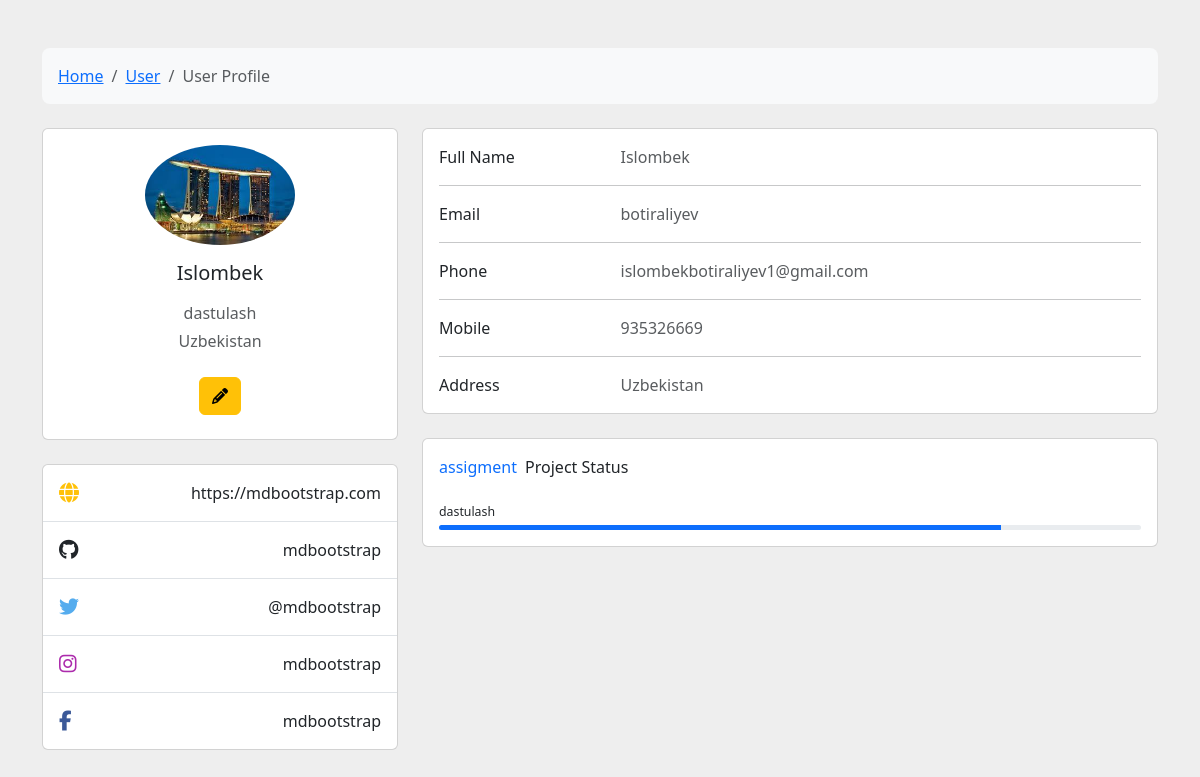
/read/1, run on the app's committed database.
### users/models.py (models this page shows, shortened)
class Student(models.Model):
    name = models.CharField(max_length=100)
    last_name = models.CharField(max_length=100)
    email = models.CharField(max_length=100)
    location = models.CharField(max_length=100)
    hobby = models.ForeignKey(Hobby,on_delete=models.CASCADE,related_name='hoby')
    phone = models.IntegerField()
    image = models.ImageField(upload_to='student_images')

class Hobby(models.Model):
    name = models.CharField(max_length=100)
    def __str__(self):
        return f"{self.name}"

### users/views.py (the view)
# urls.py: path('read/<int:id>',read,name='read'),
def read(request,id):
    student=Student.objects.get(id=id)
    return render(request, 'users/table.html',context={"student":student})

### users/templates/users/table.html (shortened to what this page needs)
{% extends 'base.html' %}
{% block content %}
<section style="background-color: #eee;">
    <div class="container py-5">
      <div class="row">
        <div class="col">
          <nav aria-label="breadcrumb" class="bg-body-tertiary rounded-3 p-3 mb-4">
            <ol class="breadcrumb mb-0">
              <li class="breadcrumb-item"><a href="#">Home</a></li>
              <li class="breadcrumb-item"><a href="#">User</a></li>
              <li class="breadcrumb-item active" aria-current="page">User Profile</li>
            </ol>
          </nav>
        </div>
      </div>
      <div class="row">
        <div class="col-lg-4">
          <div class="card mb-4">
            <div class="card-body text-center">
              <img src="{{student.image.url}}" alt="avatar"
                class="rounded-circle img-fluid" style="width: 150px;">
              <h5 class="my-3">{{student.name}}</h5>
              <p class="text-muted mb-1">{{student.hobby}}</p>
              <p class="text-muted mb-4">{{student.location}}</p>
              <a class="btn btn-warning" href="{% url 'student_update' student.id %}"><i class="fa-solid fa-pencil-alt"></i></a>
            </div>
          </div>
          <div class="card mb-4 mb-lg-0">
            <div class="card-body p-0">
              <ul class="list-group list-group-flush rounded-3">
                <li class="list-group-item d-flex justify-content-between align-items-center p-3">
                  <i class="fas fa-globe fa-lg text-warning"></i>
                  <p class="mb-0">https://mdbootstrap.com</p>
                </li>
                <li class="list-group-item d-flex justify-content-between align-items-center p-3">
                  <i class="fab fa-github fa-lg text-body"></i>
                  <p class="mb-0">mdbootstrap</p>
                </li>
                <li class="list-group-item d-flex justify-content-between align-items-center p-3">
                  <i class="fab fa-twitter fa-lg" style="color: #55acee;"></i>
                  <p class="mb-0">@mdbootstrap</p>
                </li>
                <li class="list-group-item d-flex justify-content-between align-items-center p-3">
                  <i class="fab fa-instagram fa-lg" style="color: #ac2bac;"></i>
                  <p class="mb-0">mdbootstrap</p>
                </li>
                <li class="list-group-item d-flex justify-content-between align-items-center p-3">
                  <i class="fab fa-facebook-f fa-lg" style="color: #3b5998;"></i>
                  <p class="mb-0">mdbootstrap</p>
                </li>
              </ul>
            </div>
          </div>
        </div>
        <div class="col-lg-8">
          <div class="card mb-4">
            <div class="card-body">
              <div class="row">
                <div class="col-sm-3">
                  <p class="mb-0">Full Name</p>
                </div>
                <div class="col-sm-9">
                  <p class="text-muted mb-0">{{student.name}}</p>
                </div>
              </div>
              <hr>
              <div class="row">
                <div class="col-sm-3">
                  <p class="mb-0">Email</p>
                </div>
                <div class="col-sm-9">
                  <p class="text-muted mb-0">{{student.last_name}}</p>
                </div>
              </div>
              <hr>
              <div class="row">
                <div class="col-sm-3">
                  <p class="mb-0">Phone</p>
                </div>
                <div class="col-sm-9">
                  <p class="text-muted mb-0">{{student.email}}</p>
                </div>
              </div>
              <hr>
              <div class="row">
                <div class="col-sm-3">
                  <p class="mb-0">Mobile</p>
                </div>
                <div class="col-sm-9">
                  <p class="text-muted mb-0">{{student.phone}}</p>
                </div>
              </div>
              <hr>
              <div class="row">
                <div class="col-sm-3">
                  <p class="mb-0">Address</p>
                </div>
                <div class="col-sm-9">
                  <p class="text-muted mb-0">{{student.location}}</p>
                </div>
              </div>
            </div>
          </div>
          <div class="row">
            <div class="col-md-12">
              <div class="card mb-4 mb-md-0">
                <div class="card-body">
                  <p class="mb-4"><span class="text-primary font-italic me-1">assigment</span> Project Status
                  </p>
                  <p class="mb-1" style="font-size: .77rem;">{{student.hobby}}</p>
                  <div class="progress rounded" style="height: 5px;">
                    <div class="progress-bar" role="progressbar" style="width: 80%" aria-valuenow="80"
                      aria-valuemin="0" aria-valuemax="100"></div>
                  </div>
                </div>
              </div>
            </div>
          </div>
        </div>
      </div>
    </div>
  </section>
{% endblock content %}

### data on the page
Student: image (picture), name "Islombek", hobby "dastulash", location "Uzbekistan", last_name "botiraliyev", email "islombekbotiraliyev1@gmail.com", phone "935326669"
